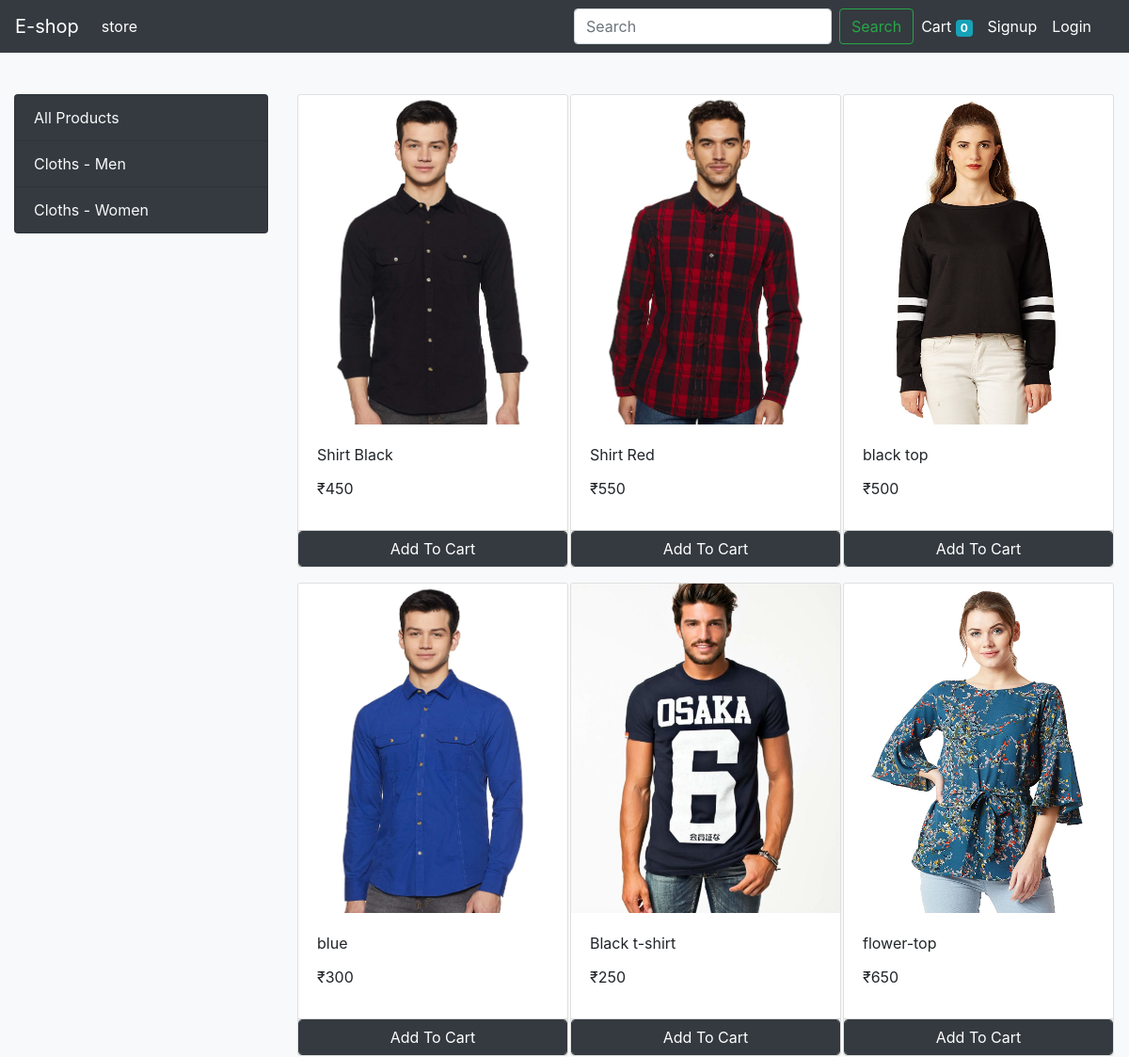
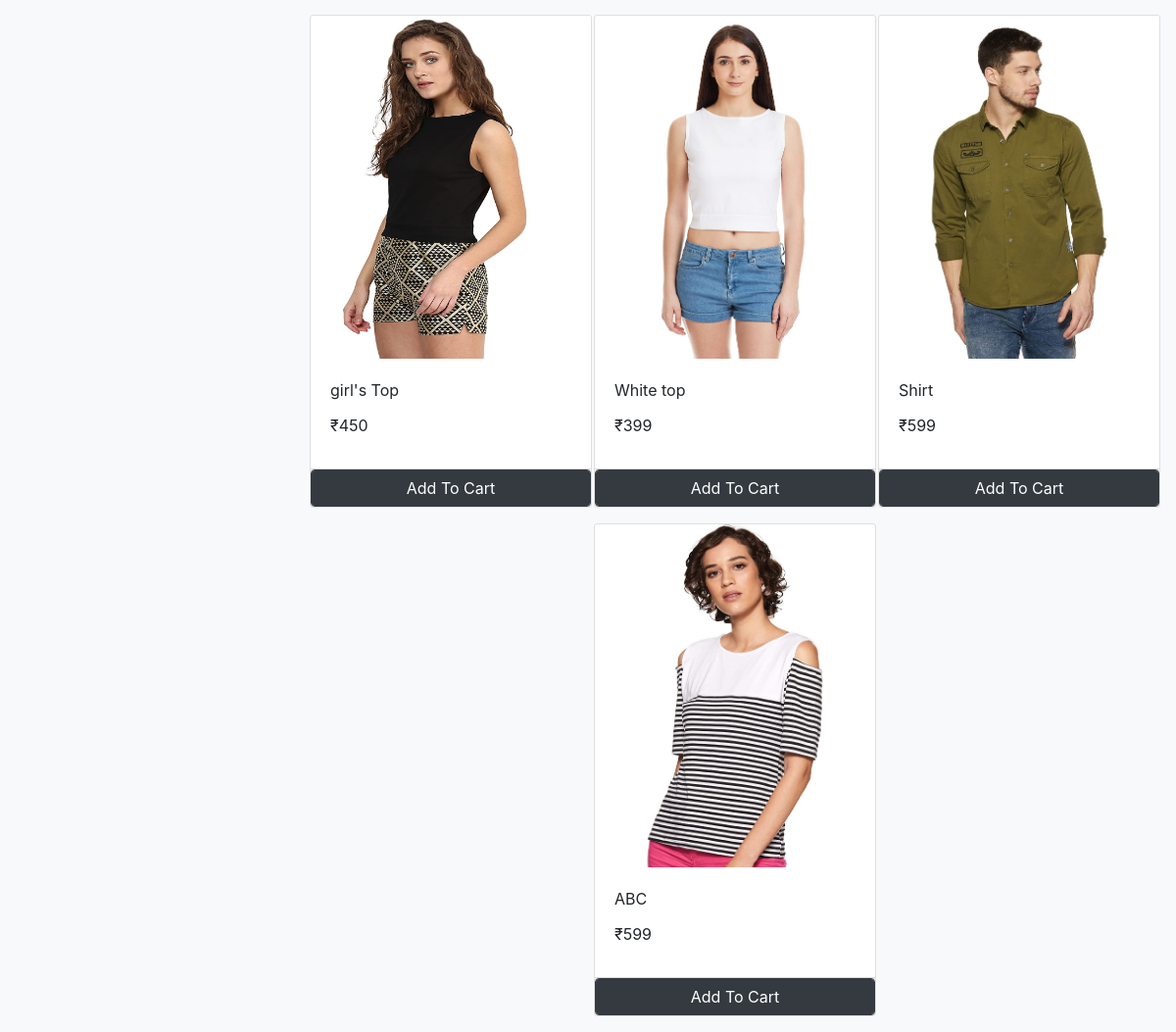
The page / on the database its author committed (2 pictures, top to bottom).
### store/models.py (models this page shows, shortened)
class Category(models.Model):
    name = models.CharField(max_length=20)
    @staticmethod
    def get_all_categories():
        return Category.objects.all()

class Product(models.Model):
    name = models.CharField(max_length=20)
    price = models.IntegerField(default=0)
    category = models.ForeignKey(Category, on_delete=models.CASCADE, default=1)
    description = models.CharField(max_length=50, default='', null=True, blank=True)
    image = models.ImageField(upload_to='uploads/products/')
    @staticmethod
    def get_all_products():
        return Product.objects.all()

### store/views.py (the view, shortened to what this page needs)
# urls.py: path('', views.index, name='home'),
def index(request):
    if request.method == 'GET':
        quary = request.GET.get('search')
        cart = request.session.get('cart')
        if not cart:
            request.session['cart'] = {}
        products = None
        categories = Category.get_all_categories()
        categoryID = request.GET.get('category')
        if categoryID:
            products = Product.get_all_products_by_categoryid(categoryID)
        else:
            products = Product.get_all_products()
        if quary:
            products = Product.get_products_by_quary(quary)
        data = {}
        data['products'] = products
        data['categories'] = categories
        return render(request, 'index.html', data)

### store/templatetags/cart.py (called while the page is built)
@register.filter(name='is_in_cart')
def is_in_cart(product, cart):
    keys = cart.keys()
    for id in keys:
        if int(id) == product.id:
            return True
    return False

@register.filter(name='currency')
def currency(number):
    return "₹" + str(number)

### store/templates/index.html (shortened to what this page needs)
{% extends 'base.html' %} {% block content %} {% load cart %}
<div class="container-fluid" style="margin-top: 100px">
    <div class="row">
        <div class="col-lg-3 mx-auto">
            <div class="list-group">
                <a
                        href="/"
                        class="list-group-item list-group-item-action bg-dark text-light"
                >All Products</a
                >
                {% for category in categories %}
                <a
                        href="/?category={{category.id}}"
                        class="list-group-item list-group-item-action bg-dark text-light"
                >{{category.name}}</a
                >
                {% endfor %}
            </div>
        </div>
        <div id="products" class="col-lg-9 mx-auto">
            <div class="row mx-auto">
                {% for product in products %}
                <div class="card mx-auto mb-3" id="{{product.id}}" style="width: 18rem">
                    <img
                            class="card-img-top"
                            src="{{product.image.url}}"
                            alt="Card image cap"
                            height="350px"
                            width="200px"
                    />
                    <div class="card-body">
                        <p class="card-title">{{product.name}}</p>
                        <p class="card-title">{{product.price|currency}}</p>
                    </div>
                    <div class="card-footer p-0 no-gutters">
                        {% if product|is_in_cart:request.session.cart %}
                        <div class="row no-gutters">
                            <form action="/#{{product.id}}" class="col-2" method="post">
                                {% csrf_token %}
                                <input
                                        hidden
                                        type="text"
                                        name="product"
                                        value="{{product.id}}"
                                />
                                <input hidden type="text" name="remove" value="True"/>
                                <input
                                        type="submit"
                                        value=" - "
                                        class="btn btn-block btn-light border-right"
                                />
                            </form>
                            <div class="text-center col">
                                {{product|cart_quantity:request.session.cart}} in Cart
                            </div>
                            <form action="/#{{product.id}}" class="col-2" method="post">
                                {% csrf_token %}
                                <input
                                        hidden
                                        type="text"
                                        name="product"
                                        value="{{product.id}}"
                                />
                                <input
                                        type="submit"
                                        value=" + "
                                        class="btn btn-block btn-light border-left"
                                />
                            </form>
                        </div>
                        {% else %}
                        <form action="/#{{product.id}}" method="POST" class="btn-block">
                            <input
                                    type="submit"
                                    class="float-right btn btn-dark form-control"
                                    value="Add To Cart"
                            />
                        </form>
                        {% endif %}
                    </div>
                </div>
                {% endfor %}
            </div>
        </div>
    </div>
</div>
{% endblock %}

### store/templates/base.html (shortened to what this page needs)
<!DOCTYPE html>
<html lang="en">
  <head>
    <link
      rel="stylesheet"
      href="https://stackpath.bootstrapcdn.com/bootstrap/4.5.2/css/bootstrap.min.css"
    />
  </head>
  <body class="bg-light" background="light-gery">
    <nav class="navbar navbar-expand-lg fixed-top navbar-dark bg-dark">
      <a class="navbar-brand" href="/">E-shop</a>
      <div class="collapse navbar-collapse" id="navbarSupportedContent">
        <ul class="navbar-nav mr-auto">
          <li class="nav-item active">
            <a class="nav-link" href="/">store</a>
          </li>
        </ul>
        <form action="/" method="get" class="form-inline">
          <input
            class="form-control mr-sm-2"
            name="search"
            type="search"
            placeholder="Search"
            aria-label="Search"
          />
          <button class="btn btn-outline-success my-2 my-sm-0" type="submit">
            Search
          </button>
        </form>
        <ul class="navbar-nav my-2 my-lg-0">
          <li class="nav-item active">
            <a class="nav-link" href="/cart"
              >Cart
              <span class="badge badge-info"
                >{{request.session.cart.keys|length }}</span
              ></a
            >
          </li>
          {% if request.session.email != None %}
          <li class="nav-item active">
            <a class="nav-link" href="/order">Orders</a>
            <span class="sr-only">(current)</span>
          </li>
          <li class="nav-item active">
            <a class="nav-link" href="/logout/">Logout</a>
            <span class="sr-only">(current)</span>
          </li>
          {% else %}
          <li class="nav-item active">
            <a class="nav-link" href="/signup/">Signup</a>
          </li>
          <li class="nav-item active">
            <a class="nav-link" href="/login/">Login</a>
          </li>
          {%endif%}
          <li class="nav-item active">
            <a class="nav-link" href="#">{{request.session.email}}</a>
          </li>
        </ul>
      </div>
    </nav>
    {%block content%}{%endblock%}
  </body>
</html>

### rows shown on the page
Category: name "Cloths - Men"
Category: name "Cloths - Women"
Product: {{ product.id }} 1 (drawn), image (picture), name "Shirt Black", price "₹450"
Product: image (picture), name "Shirt Red", price "₹550"
Product: image (picture), name "black top", price "₹500"
Product: image (picture), name "blue", price "₹300"
Product: image (picture), name "Black t-shirt", price "₹250"
Product: image (picture), name "flower-top", price "₹650"
Product: image (picture), name "girl's Top", price "₹450"
Product: image (picture), name "White top", price "₹399"
Product: image (picture), name "Shirt", price "₹599"
Product: image (picture), name "ABC", price "₹599"

### other values the page prints
{{ request.session.cart.keys|length }} "0"
